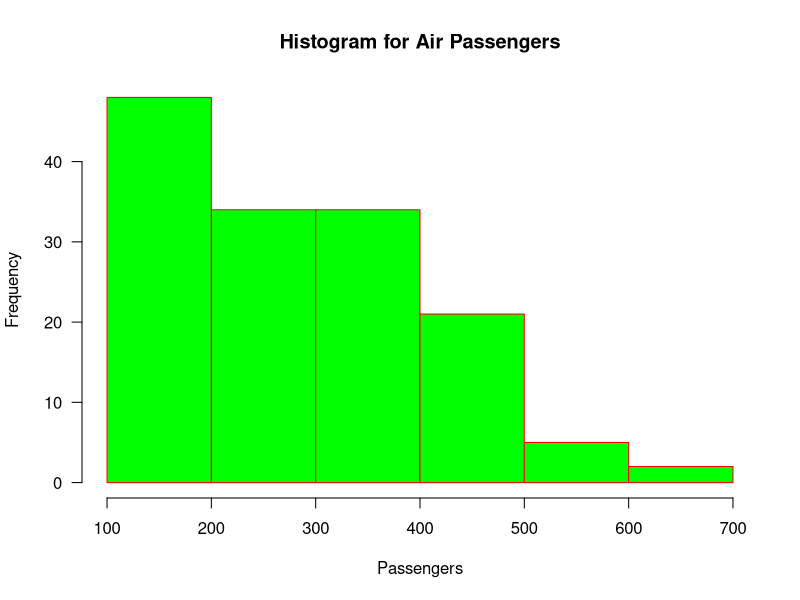

Generate this figure with R:
## ---- chunk 1
head(AirPassengers) 
## ---- chunk 2
tail(AirPassengers) 
## ---- chunk 3
hist(AirPassengers, 
     main="Histogram for Air Passengers", 
     xlab="Passengers", 
     border="red", 
     col="green",
     xlim=c(100,700),
     las=1, 
     breaks=5)
## ---- chunk 4
knitr::opts_chunk$set(echo = TRUE)
